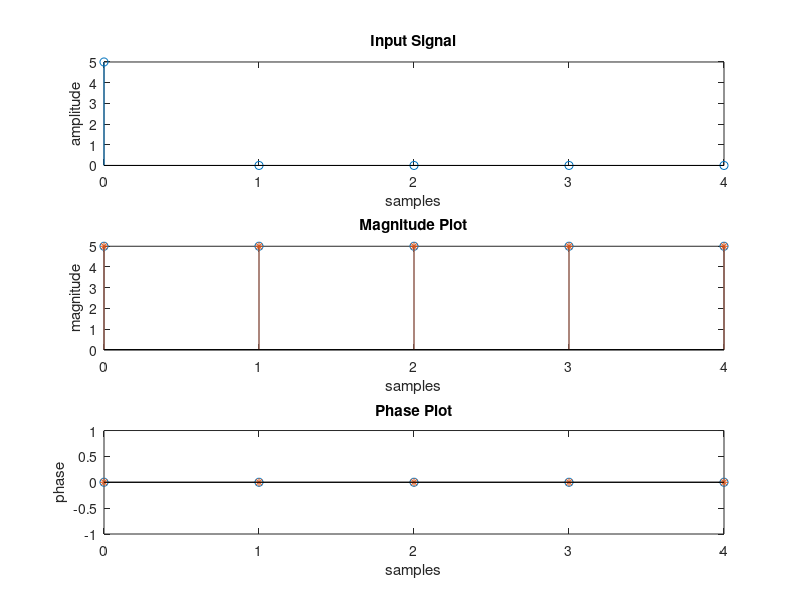

Here is the MATLAB script that generated this plot: (Note: this script raises an error after producing the figure.)
%Computation of N-Point DFT using mathematical definition & comparing results with fft results
clc;
clear all;
close all;
x=input('Enter the signal(please input type of signal, if required. For e.g., sin(0:20), x(n): '); %asking for the signal x
N=input('Enter DFT samples required, should not be less than length of input signal: '); %asking DFT samples
l=length(x);%computes length of input signal x
if N<l %checks if DFT samples rquired is less than the length of input signal
    %if true
    disp('Invalid choice.') %displays invalid if DFT samples rquired is less than the length of input signal
    return%terminates the code
elseif N>l %checks if DFT samples rquired is greater than the length of input signal
    %if true
    x=[x,zeros(1,N-l)]; %appends input signal with leading zeros
    l=length(x);%computes length of updated input signal x
end
X=zeros(N,1); %initialises DFT matrix to zero matrix
%X(k)=nΣ(0→N-1)[x(n).exp(-2j*pi*k*n/N)]; k€[0,N-1]
for k=0:N-1 %possible k cases
    for n=0:N-1 %possible n values
        X(k+1)=X(k+1)+x(n+1)*exp(-j*2*pi*k*n/N); %computes summation for each case of k
    end
end
disp('DFT using definition(nested for loops), X(k): ')
X %resultant DFT using definition(nested for loops)
disp('DFT using fft(in built function), X(k): ')
X0=fft(x);
[X0] %resultant DFT using fft(in built function)
p=[0:1:l-1];
subplot(3,1,1)%subplot 1
stem(p,x)%input signal
title('Input Signal')%title of subplot 1
xlabel('samples')%x axis variable
ylabel('amplitude')%y axis variable
subplot(3,1,2)%subplot 2
stem(p,abs(X))%DFT absolute value, |X|, using definition
title('Magnitude Plot')%title of subplot 2
xlabel('samples')%x axis variable
ylabel('magnitude') %y axis variable
hold on
stem(p,abs(X0), '*') %DFT absolute value, |X0|, using fft function (*)
hold off
subplot(3,1,3) %subplot 3
stem(p,unwrap(angle(X))*180/pi) %DFT angle, /_X, using definition
title('Phase Plot') %title of subplot 3
xlabel('samples') %x axis variable
ylabel('phase') %y axis variable
hold on
stem (p,unwrap(angle(X0))*180/pi, '*') %DFT angle, /_X0, using fft function (*)
hold off
sgtitle('Computation of N-point DFT')%general title for all subplots
